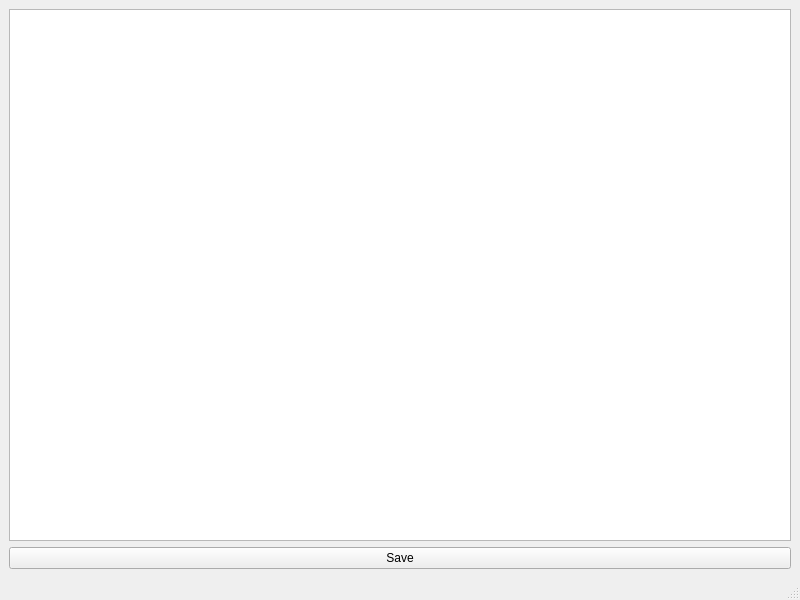
<?xml version="1.0" encoding="UTF-8"?>
<ui version="4.0">
 <class>MainWindow</class>
 <widget class="QMainWindow" name="MainWindow">
  <property name="geometry">
   <rect>
    <x>0</x>
    <y>0</y>
    <width>800</width>
    <height>600</height>
   </rect>
  </property>
  <property name="windowTitle">
   <string>MainWindow</string>
  </property>
  <widget class="QWidget" name="centralwidget">
   <layout class="QVBoxLayout" name="verticalLayout">
    <item>
     <widget class="QTableView" name="tableView"/>
    </item>
    <item>
     <widget class="QPushButton" name="pushButton">
      <property name="text">
       <string>Save</string>
      </property>
     </widget>
    </item>
   </layout>
  </widget>
  <widget class="QMenuBar" name="menubar">
   <property name="geometry">
    <rect>
     <x>0</x>
     <y>0</y>
     <width>800</width>
     <height>27</height>
    </rect>
   </property>
  </widget>
  <widget class="QStatusBar" name="statusbar"/>
 </widget>
 <resources/>
 <connections/>
</ui>
